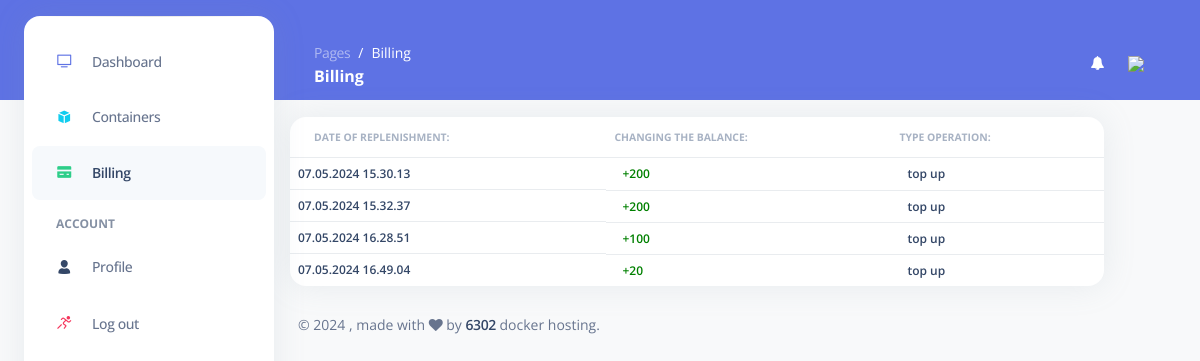
The app's page /cabinet/billing/ (signed in), older data.
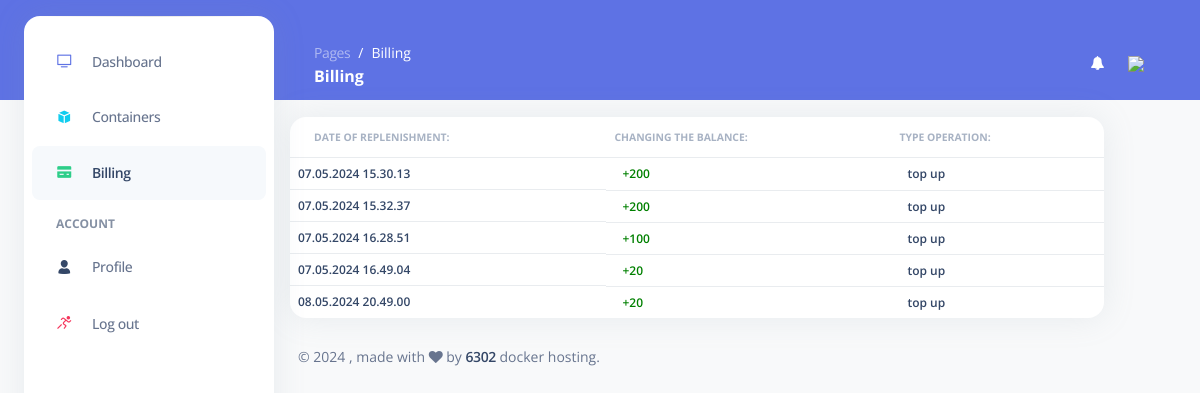
The same page, newer data.
### cabinet/models.py (models this page shows, shortened)
class Billing(models.Model):
    user = models.ForeignKey(
        CustomUser,
        on_delete=models.CASCADE,
    )
    done_at = models.DateTimeField(null=False, blank=False)
    sum = models.IntegerField()
    type = models.CharField(max_length=20)
    class Meta:
        unique_together = ['user', 'done_at']
        ordering = ['user', 'done_at']

### cabinet/views.py (the view)
# urls.py: path('billing/', views.billing, name='cabinet_billing'),
@login_required(login_url='/login')
def billing(request):
    if request.method == "POST":
        sum = float(request.POST['sum'])
        user = request.user
        user.wallet += sum
        user.save(update_fields=['wallet'])
        current_datetime = datetime.now()
        bill = Billing.objects.create(done_at=current_datetime, user=user, sum=sum, type='top up')
        bill.save()
        return redirect(reverse('cabinet_billing'))
    else:
        user = request.user
        userWallet = user.wallet
        billingsBD = Billing.objects.filter(user=user).all()
        billings = list(billingsBD.values())  # Преобразование в список словарей
        return render(request, "cabinet/billing.html", {'billings': billings, 'userWallet': userWallet})

### cabinet/templates/cabinet/billing.html (shortened to what this page needs)
{% extends "cabinet/base.html" %}
{% block include_sidebar %}
    {% include "cabinet/includes/sidebar.html" with active_billing="active" %}
{% endblock %}
{% block include_navbar %}
    {% include "cabinet/includes/navbar.html" with title="Billing" %}
{% endblock %}
{% block content %}
    <div class="ct-example" style="position: relative;padding: 1rem 1rem 2rem 1rem;margin-bottom: -1.25rem;margin-right: 10vh;">
        <div class="card">
            <div class="table-responsive">
                <table class="table align-items-center mb-0">
                    <thead>
                    <tr>
                        <th class="text-uppercase text-secondary text-xxs font-weight-bolder opacity-7 ps2">Date of
                            replenishment:
                        </th>
                        <th class="text-uppercase text-secondary text-xxs font-weight-bolder opacity-7 ps-2">
                            Changing the balance:
                        </th>
                        <th class="text-uppercase text-secondary text-xxs font-weight-bolder opacity-7 ps-2">
                            Type operation:
                        </th>
                    </tr>
                    </thead>
                    {% for billing in billings %}
                        <tr>
                            <div class="d-flex flex-column justify-content-center">
                                <td class="d-flex px-2">
                                    <h6 class="text-xs font-weight-bold mb-0">{{ billing.done_at|date:"d.m.Y H.i.s" }}</h6>
                                </td>
                                <td>
                                    <div class="d-flex px-2">
                                        {% if billing.sum > 0 %}
                                            <h6 class="text-xs font-weight-bold mb-0"><font
                                                    color="green">+{{ billing.sum }}</font></h6>
                                        {% else %}
                                            <h6 class="text-xs font-weight-bold mb-0"><font
                                                    color="red">{{ billing.sum }}</font></h6>
                                        {% endif %}
                                    </div>
                                </td>
                                <td>
                                    <div class="d-flex px-2">
                                        <h6 class="text-xs font-weight-bold mb-0">{{ billing.type }}</h6>
                                    </div>
                                </td>
                            </div>
                        </tr>
                    {% endfor %}
                </table>
            </div>
        </div>
    </div>
{% endblock %}

Row changes from the older to the newer data that the page shows:
added Billing: done_at "08.05.2024 20.49.00", sum "20", type "top up"
